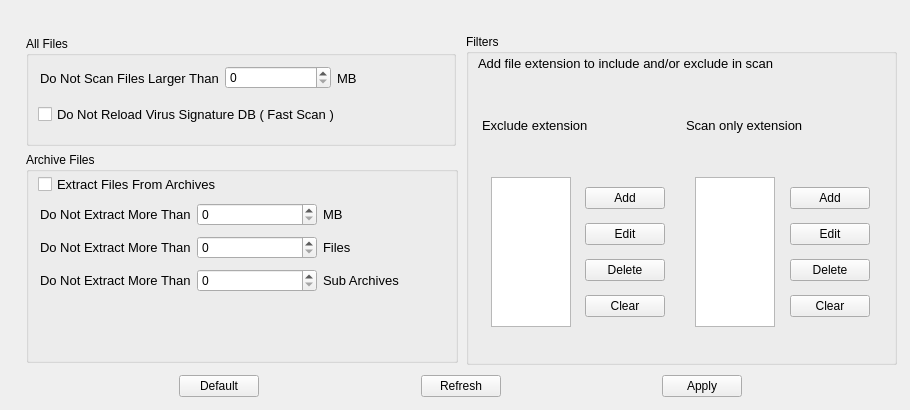
       <widget class="QWidget" name="tab_2">
        <attribute name="title">
         <string>Settings</string>
        </attribute>
        <widget class="QWidget" name="verticalLayoutWidget_11">
         <property name="geometry">
          <rect>
           <x>20</x>
           <y>30</y>
           <width>881</width>
           <height>371</height>
          </rect>
         </property>
         <layout class="QVBoxLayout" name="verticalLayout_22">
          <property name="leftMargin">
           <number>2</number>
          </property>
          <property name="topMargin">
           <number>2</number>
          </property>
          <property name="rightMargin">
           <number>2</number>
          </property>
          <property name="bottomMargin">
           <number>2</number>
          </property>
          <item>
           <layout class="QHBoxLayout" name="horizontalLayout_10">
            <property name="leftMargin">
             <number>2</number>
            </property>
            <property name="topMargin">
             <number>2</number>
            </property>
            <property name="rightMargin">
             <number>2</number>
            </property>
            <property name="bottomMargin">
             <number>2</number>
            </property>
            <item>
             <layout class="QVBoxLayout" name="verticalLayout_5">
              <property name="leftMargin">
               <number>2</number>
              </property>
              <property name="topMargin">
               <number>2</number>
              </property>
              <property name="rightMargin">
               <number>2</number>
              </property>
              <property name="bottomMargin">
               <number>2</number>
              </property>
              <item>
               <widget class="QGroupBox" name="groupBox_3">
                <property name="minimumSize">
                 <size>
                  <width>430</width>
                  <height>110</height>
                 </size>
                </property>
                <property name="maximumSize">
                 <size>
                  <width>430</width>
                  <height>110</height>
                 </size>
                </property>
                <property name="title">
                 <string>All Files</string>
                </property>
                <widget class="QWidget" name="verticalLayoutWidget_6">
                 <property name="geometry">
                  <rect>
                   <x>10</x>
                   <y>20</y>
                   <width>411</width>
                   <height>71</height>
                  </rect>
                 </property>
                 <layout class="QVBoxLayout" name="verticalLayout_6">
                  <property name="leftMargin">
                   <number>2</number>
                  </property>
                  <property name="topMargin">
                   <number>2</number>
                  </property>
                  <property name="rightMargin">
                   <number>2</number>
                  </property>
                  <property name="bottomMargin">
                   <number>2</number>
                  </property>
                  <item>
                   <layout class="QHBoxLayout" name="horizontalLayout_6">
                    <property name="leftMargin">
                     <number>2</number>
                    </property>
                    <property name="topMargin">
                     <number>2</number>
                    </property>
                    <property name="rightMargin">
                     <number>2</number>
                    </property>
                    <property name="bottomMargin">
                     <number>2</number>
                    </property>
                    <item>
                     <widget class="QLabel" name="label_settings_0">
                      <property name="font">
                       <font>
                        <family>Segoe UI</family>
                        <pointsize>10</pointsize>
                       </font>
                      </property>
                      <property name="text">
                       <string>Do Not Scan Files Larger Than</string>
                      </property>
                     </widget>
                    </item>
                    <item>
                     <widget class="QSpinBox" name="spinBox"/>
                    </item>
                    <item>
                     <widget class="QLabel" name="label_settings_1">
                      <property name="font">
                       <font>
                        <family>Segoe UI</family>
                        <pointsize>10</pointsize>
                       </font>
                      </property>
                      <property name="text">
                       <string>MB</string>
                      </property>
                     </widget>
                    </item>
                   </layout>
                  </item>
                  <item>
                   <widget class="QCheckBox" name="checkBox_4">
                    <property name="font">
                     <font>
                      <family>Segoe UI</family>
                      <pointsize>10</pointsize>
                     </font>
                    </property>
                    <property name="text">
                     <string>Do Not Reload Virus Signature DB ( Fast Scan )</string>
                    </property>
                   </widget>
                  </item>
                 </layout>
                </widget>
               </widget>
              </item>
              <item>
               <widget class="QGroupBox" name="groupBox_5">
                <property name="minimumSize">
                 <size>
                  <width>432</width>
                  <height>150</height>
                 </size>
                </property>
                <property name="title">
                 <string>Archive Files</string>
                </property>
                <widget class="QWidget" name="verticalLayoutWidget_7">
                 <property name="geometry">
                  <rect>
                   <x>10</x>
                   <y>20</y>
                   <width>411</width>
                   <height>161</height>
                  </rect>
                 </property>
                 <layout class="QVBoxLayout" name="verticalLayout_7">
                  <property name="leftMargin">
                   <number>2</number>
                  </property>
                  <property name="topMargin">
                   <number>2</number>
                  </property>
                  <property name="rightMargin">
                   <number>2</number>
                  </property>
                  <property name="bottomMargin">
                   <number>2</number>
                  </property>
                  <item>
                   <widget class="QCheckBox" name="checkBox_5">
                    <property name="font">
                     <font>
                      <family>Segoe UI</family>
                      <pointsize>10</pointsize>
                     </font>
                    </property>
                    <property name="text">
                     <string>Extract Files From Archives</string>
                    </property>
                   </widget>
                  </item>
                  <item>
                   <layout class="QHBoxLayout" name="horizontalLayout_8">
                    <property name="leftMargin">
                     <number>2</number>
                    </property>
                    <property name="topMargin">
                     <number>2</number>
                    </property>
                    <property name="rightMargin">
                     <number>2</number>
                    </property>
                    <property name="bottomMargin">
                     <number>2</number>
                    </property>
                    <item>
                     <widget class="QLabel" name="label_settings_2">
                      <property name="font">
                       <font>
                        <family>Segoe UI</family>
                        <pointsize>10</pointsize>
                       </font>
                      </property>
                      <property name="text">
                       <string>Do Not Extract More Than</string>
                      </property>
                     </widget>
                    </item>
                    <item>
                     <widget class="QSpinBox" name="spinBox_2"/>
                    </item>
                    <item>
                     <widget class="QLabel" name="label_settings_3">
                      <property name="font">
                       <font>
                        <family>Segoe UI</family>
                        <pointsize>10</pointsize>
                       </font>
                      </property>
                      <property name="text">
                       <string>MB</string>
                      </property>
                     </widget>
                    </item>
                   </layout>
                  </item>
                  <item>
                   <layout class="QHBoxLayout" name="horizontalLayout_9">
                    <property name="leftMargin">
                     <number>2</number>
                    </property>
                    <property name="topMargin">
                     <number>2</number>
                    </property>
                    <property name="rightMargin">
                     <number>2</number>
                    </property>
                    <property name="bottomMargin">
                     <number>2</number>
                    </property>
                    <item>
                     <widget class="QLabel" name="label_settings_4">
                      <property name="font">
                       <font>
                        <family>Segoe UI</family>
                        <pointsize>10</pointsize>
                       </font>
                      </property>
                      <property name="text">
                       <string>Do Not Extract More Than</string>
                      </property>
                     </widget>
                    </item>
                    <item>
                     <widget class="QSpinBox" name="spinBox_3"/>
                    </item>
                    <item>
                     <widget class="QLabel" name="label_settings_5">
                      <property name="font">
                       <font>
                        <family>Segoe UI</family>
                        <pointsize>10</pointsize>
                       </font>
                      </property>
                      <property name="text">
                       <string>Files</string>
                      </property>
                     </widget>
                    </item>
                   </layout>
                  </item>
                  <item>
                   <layout class="QHBoxLayout" name="horizontalLayout_11">
                    <property name="leftMargin">
                     <number>2</number>
                    </property>
                    <property name="topMargin">
                     <number>2</number>
                    </property>
                    <property name="rightMargin">
                     <number>2</number>
                    </property>
                    <property name="bottomMargin">
                     <number>2</number>
                    </property>
                    <item>
                     <widget class="QLabel" name="label_settings_6">
                      <property name="font">
                       <font>
                        <family>Segoe UI</family>
                        <pointsize>10</pointsize>
                       </font>
                      </property>
                      <property name="text">
                       <string>Do Not Extract More Than</string>
                      </property>
                     </widget>
                    </item>
                    <item>
                     <widget class="QSpinBox" name="spinBox_4"/>
                    </item>
                    <item>
                     <widget class="QLabel" name="label_settings_7">
                      <property name="font">
                       <font>
                        <family>Segoe UI</family>
                        <pointsize>10</pointsize>
                       </font>
                      </property>
                      <property name="text">
                       <string>Sub Archives</string>
                      </property>
                     </widget>
                    </item>
                   </layout>
                  </item>
                  <item>
                   <spacer name="verticalSpacer">
                    <property name="orientation">
                     <enum>Qt::Vertical</enum>
                    </property>
                    <property name="sizeHint" stdset="0">
                     <size>
                      <width>20</width>
                      <height>40</height>
                     </size>
                    </property>
                   </spacer>
                  </item>
                 </layout>
                </widget>
               </widget>
              </item>
             </layout>
            </item>
            <item>
             <widget class="QGroupBox" name="groupBox_6">
              <property name="minimumSize">
               <size>
                <width>430</width>
                <height>308</height>
               </size>
              </property>
              <property name="title">
               <string>Filters</string>
              </property>
              <widget class="QWidget" name="verticalLayoutWidget_8">
               <property name="geometry">
                <rect>
                 <x>10</x>
                 <y>20</y>
                 <width>411</width>
                 <height>281</height>
                </rect>
               </property>
               <layout class="QVBoxLayout" name="verticalLayout_8">
                <property name="leftMargin">
                 <number>2</number>
                </property>
                <property name="topMargin">
                 <number>2</number>
                </property>
                <property name="rightMargin">
                 <number>2</number>
                </property>
                <property name="bottomMargin">
                 <number>2</number>
                </property>
                <item alignment="Qt::AlignLeft">
                 <widget class="QLabel" name="label_settings_8">
                  <property name="font">
                   <font>
                    <family>Segoe UI</family>
                    <pointsize>10</pointsize>
                   </font>
                  </property>
                  <property name="text">
                   <string>Add file extension to include and/or exclude in scan</string>
                  </property>
                 </widget>
                </item>
                <item>
                 <layout class="QHBoxLayout" name="horizontalLayout_12">
                  <property name="leftMargin">
                   <number>2</number>
                  </property>
                  <property name="topMargin">
                   <number>2</number>
                  </property>
                  <property name="rightMargin">
                   <number>2</number>
                  </property>
                  <property name="bottomMargin">
                   <number>2</number>
                  </property>
                  <item>
                   <layout class="QVBoxLayout" name="verticalLayout_11">
                    <property name="leftMargin">
                     <number>2</number>
                    </property>
                    <property name="topMargin">
                     <number>2</number>
                    </property>
                    <property name="rightMargin">
                     <number>2</number>
                    </property>
                    <property name="bottomMargin">
                     <number>2</number>
                    </property>
                    <item alignment="Qt::AlignLeft">
                     <widget class="QLabel" name="label_settings_9">
                      <property name="font">
                       <font>
                        <family>Segoe UI</family>
                        <pointsize>10</pointsize>
                       </font>
                      </property>
                      <property name="text">
                       <string>Exclude extension</string>
                      </property>
                     </widget>
                    </item>
                    <item>
                     <layout class="QHBoxLayout" name="horizontalLayout_13">
                      <property name="leftMargin">
                       <number>2</number>
                      </property>
                      <property name="topMargin">
                       <number>2</number>
                      </property>
                      <property name="rightMargin">
                       <number>2</number>
                      </property>
                      <property name="bottomMargin">
                       <number>2</number>
                      </property>
                      <item>
                       <spacer name="horizontalSpacer_15">
                        <property name="orientation">
                         <enum>Qt::Horizontal</enum>
                        </property>
                        <property name="sizeHint" stdset="0">
                         <size>
                          <width>40</width>
                          <height>20</height>
                         </size>
                        </property>
                       </spacer>
                      </item>
                      <item>
                       <widget class="QListWidget" name="listWidget">
                        <property name="minimumSize">
                         <size>
                          <width>80</width>
                          <height>150</height>
                         </size>
                        </property>
                        <property name="maximumSize">
                         <size>
                          <width>80</width>
                          <height>150</height>
                         </size>
                        </property>
                        <property name="font">
                         <font>
                          <family>Segoe UI</family>
                          <pointsize>9</pointsize>
                         </font>
                        </property>
                       </widget>
                      </item>
                      <item>
                       <spacer name="horizontalSpacer_16">
                        <property name="orientation">
                         <enum>Qt::Horizontal</enum>
                        </property>
                        <property name="sizeHint" stdset="0">
                         <size>
                          <width>40</width>
                          <height>20</height>
                         </size>
                        </property>
                       </spacer>
                      </item>
                      <item>
                       <layout class="QVBoxLayout" name="verticalLayout_9">
                        <property name="leftMargin">
                         <number>2</number>
                        </property>
                        <property name="topMargin">
                         <number>2</number>
                        </property>
                        <property name="rightMargin">
                         <number>2</number>
                        </property>
                        <property name="bottomMargin">
                         <number>2</number>
                        </property>
                        <item>
                         <widget class="QPushButton" name="pushButton">
                          <property name="font">
                           <font>
                            <family>Segoe UI</family>
                            <pointsize>9</pointsize>
                           </font>
                          </property>
                          <property name="text">
                           <string>Add</string>
                          </property>
                         </widget>
                        </item>
                        <item>
                         <widget class="QPushButton" name="pushButton_2">
                          <property name="font">
                           <font>
                            <family>Segoe UI</family>
                            <pointsize>9</pointsize>
                           </font>
                          </property>
                          <property name="text">
                           <string>Edit</string>
                          </property>
                         </widget>
                        </item>
                        <item>
                         <widget class="QPushButton" name="pushButton_3">
                          <property name="font">
                           <font>
                            <family>Segoe UI</family>
                            <pointsize>9</pointsize>
                           </font>
                          </property>
                          <property name="text">
                           <string>Delete</string>
                          </property>
                         </widget>
                        </item>
                        <item>
                         <widget class="QPushButton" name="pushButton_4">
                          <property name="font">
                           <font>
                            <family>Segoe UI</family>
                            <pointsize>9</pointsize>
                           </font>
                          </property>
                          <property name="text">
                           <string>Clear</string>
                          </property>
                         </widget>
                        </item>
                       </layout>
                      </item>
                      <item>
                       <spacer name="horizontalSpacer_17">
                        <property name="orientation">
                         <enum>Qt::Horizontal</enum>
                        </property>
                        <property name="sizeHint" stdset="0">
                         <size>
                          <width>40</width>
                          <height>20</height>
                         </size>
                        </property>
                       </spacer>
                      </item>
                     </layout>
                    </item>
                   </layout>
                  </item>
                  <item>
                   <layout class="QVBoxLayout" name="verticalLayout_12">
                    <property name="leftMargin">
                     <number>2</number>
                    </property>
                    <property name="topMargin">
                     <number>2</number>
                    </property>
                    <property name="rightMargin">
                     <number>2</number>
                    </property>
                    <property name="bottomMargin">
                     <number>2</number>
                    </property>
                    <item alignment="Qt::AlignLeft">
                     <widget class="QLabel" name="label_settings_10">
                      <property name="font">
                       <font>
                        <family>Segoe UI</family>
                        <pointsize>10</pointsize>
                       </font>
                      </property>
                      <property name="text">
                       <string>Scan only extension</string>
                      </property>
                     </widget>
                    </item>
                    <item>
                     <layout class="QHBoxLayout" name="horizontalLayout_14">
                      <property name="leftMargin">
                       <number>2</number>
                      </property>
                      <property name="topMargin">
                       <number>2</number>
                      </property>
                      <property name="rightMargin">
                       <number>2</number>
                      </property>
                      <property name="bottomMargin">
                       <number>2</number>
                      </property>
                      <item>
                       <spacer name="horizontalSpacer_18">
                        <property name="orientation">
                         <enum>Qt::Horizontal</enum>
                        </property>
                        <property name="sizeHint" stdset="0">
                         <size>
                          <width>40</width>
                          <height>20</height>
                         </size>
                        </property>
                       </spacer>
                      </item>
                      <item>
                       <widget class="QListWidget" name="listWidget_2">
                        <property name="minimumSize">
                         <size>
                          <width>80</width>
                          <height>150</height>
                         </size>
                        </property>
                        <property name="maximumSize">
                         <size>
                          <width>80</width>
                          <height>150</height>
                         </size>
                        </property>
                        <property name="font">
                         <font>
                          <family>Segoe UI</family>
                          <pointsize>9</pointsize>
                         </font>
                        </property>
                       </widget>
                      </item>
                      <item>
                       <spacer name="horizontalSpacer_19">
                        <property name="orientation">
                         <enum>Qt::Horizontal</enum>
                        </property>
                        <property name="sizeHint" stdset="0">
                         <size>
                          <width>40</width>
                          <height>20</height>
                         </size>
                        </property>
                       </spacer>
                      </item>
                      <item>
                       <layout class="QVBoxLayout" name="verticalLayout_10">
                        <property name="leftMargin">
                         <number>2</number>
                        </property>
                        <property name="topMargin">
                         <number>2</number>
                        </property>
                        <property name="rightMargin">
                         <number>2</number>
                        </property>
                        <property name="bottomMargin">
                         <number>2</number>
                        </property>
                        <item>
                         <widget class="QPushButton" name="pushButton_5">
                          <property name="text">
                           <string>Add</string>
                          </property>
                         </widget>
                        </item>
                        <item>
                         <widget class="QPushButton" name="pushButton_6">
                          <property name="text">
                           <string>Edit</string>
                          </property>
                         </widget>
                        </item>
                        <item>
                         <widget class="QPushButton" name="pushButton_7">
                          <property name="text">
                           <string>Delete</string>
                          </property>
                         </widget>
                        </item>
                        <item>
                         <widget class="QPushButton" name="pushButton_8">
                          <property name="text">
                           <string>Clear</string>
                          </property>
                         </widget>
                        </item>
                       </layout>
                      </item>
                      <item>
                       <spacer name="horizontalSpacer_20">
                        <property name="orientation">
                         <enum>Qt::Horizontal</enum>
                        </property>
                        <property name="sizeHint" stdset="0">
                         <size>
                          <width>40</width>
                          <height>20</height>
                         </size>
                        </property>
                       </spacer>
                      </item>
                     </layout>
                    </item>
                   </layout>
                  </item>
                 </layout>
                </item>
               </layout>
              </widget>
             </widget>
            </item>
           </layout>
          </item>
          <item>
           <layout class="QHBoxLayout" name="horizontalLayout_21" stretch="0,0,0,0,0,0,0">
            <property name="sizeConstraint">
             <enum>QLayout::SetDefaultConstraint</enum>
            </property>
            <property name="leftMargin">
             <number>2</number>
            </property>
            <property name="topMargin">
             <number>2</number>
            </property>
            <property name="rightMargin">
             <number>2</number>
            </property>
            <property name="bottomMargin">
             <number>2</number>
            </property>
            <item>
             <spacer name="horizontalSpacer_29">
              <property name="orientation">
               <enum>Qt::Horizontal</enum>
              </property>
              <property name="sizeHint" stdset="0">
               <size>
                <width>40</width>
                <height>10</height>
               </size>
              </property>
             </spacer>
            </item>
            <item>
             <widget class="QPushButton" name="pushButton_19">
              <property name="text">
               <string>Default</string>
              </property>
             </widget>
            </item>
            <item>
             <spacer name="horizontalSpacer_30">
              <property name="orientation">
               <enum>Qt::Horizontal</enum>
              </property>
              <property name="sizeHint" stdset="0">
               <size>
                <width>40</width>
                <height>20</height>
               </size>
              </property>
             </spacer>
            </item>
            <item>
             <widget class="QPushButton" name="pushButton_20">
              <property name="text">
               <string>Refresh</string>
              </property>
             </widget>
            </item>
            <item>
             <spacer name="horizontalSpacer_31">
              <property name="orientation">
               <enum>Qt::Horizontal</enum>
              </property>
              <property name="sizeHint" stdset="0">
               <size>
                <width>40</width>
                <height>20</height>
               </size>
              </property>
             </spacer>
            </item>
            <item>
             <widget class="QPushButton" name="pushButton_21">
              <property name="text">
               <string>Apply</string>
              </property>
             </widget>
            </item>
            <item>
             <spacer name="horizontalSpacer_32">
              <property name="orientation">
               <enum>Qt::Horizontal</enum>
              </property>
              <property name="sizeHint" stdset="0">
               <size>
                <width>40</width>
                <height>20</height>
               </size>
              </property>
             </spacer>
            </item>
           </layout>
          </item>
         </layout>
        </widget>
       </widget>
